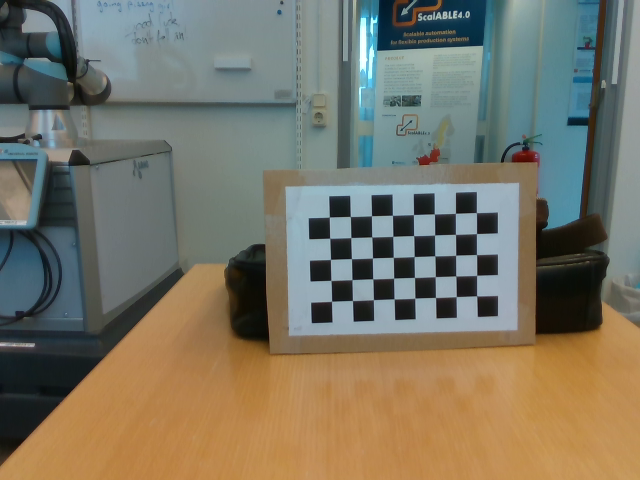
#> input picture oskars_wacky_testbed/real_sense_camera/images_real_sense/image0.png, 640 x 480 px; its folder holds 4 pictures in this run
$ python camera_calibration_class_test.py
#> lines starting #> are read from the running program, lines starting #| are printed output that depends on the picture; after the words box and inside, x2 and y2 are one past the last pixel; in counts of white or black regions, pixels touching at a corner belong together
### oskars_wacky_testbed/real_sense_camera/Calibrator.py
import numpy as np
import cv2


class Calibrator(object):

    def __init__(self, chessboard_size, square_size_mm):

        self.chessboard_x = chessboard_size[0]
        self.chessboard_y = chessboard_size[1]
        self.chessboard_size = chessboard_size
        self.size_of_a_square = square_size_mm


        # Calibration Settings

        # termination criteria for finding good corners
        self.criteria = (cv2.TERM_CRITERIA_EPS + cv2.TERM_CRITERIA_MAX_ITER, 30, 0.001)

        # prepare object points, like (0,0,0), (1,0,0), (2,0,0) ....,(6,5,0)
        self.objp = np.zeros((self.chessboard_y * self.chessboard_x, 3), np.float32)
        self.objp[:, :2] = (self.size_of_a_square*np.mgrid[0:self.chessboard_x, 0:self.chessboard_y]).T.reshape(-1, 2)
        # objp[:, :2] = (size_of_a_square * np.mgrid[0:7, 0:6]).T.reshape(-1, 2)

        # Arrays to store object points and image points from all the images.
        self.obj_points = []  # 3d point in real world space, World points?
        self.img_points = []  # 2d points in image plane.

        # Intrinsic Parameters
        self.distortion_coefficients = []
        self.rotation_vectors = []
        self.translation_vectors = []
        self.camera_matrix = []

        # Extrinsic Matrix
        self.extrinsic_rotation_matrix = []
        self.extrinsic_translation_vector = []

    # [6 lines left out: function reset_settings, not called in this run]

    # finds the 2d and 3d points of the chessboard and stores the points
    def update_chessboard_points(self, img):
        # cv2.imshow('test', img)
        # cv2.waitKey(0)
        gray_img = cv2.cvtColor(img, cv2.COLOR_RGB2GRAY)
        found_pattern, corners = cv2.findChessboardCorners(
            image=gray_img,
            patternSize=self.chessboard_size
        )

        if found_pattern:
            self.obj_points.append(self.objp)
            # find 'clean' corner
            clean_corners = cv2.cornerSubPix(
                image=gray_img,
                corners=corners,
                winSize=(11, 11),
                zeroZone=(-1, -1),
                criteria=self.criteria
            )
            self.img_points.append(clean_corners)
            cv2.drawChessboardCorners(
                image=img,
                patternSize=self.chessboard_size,
                corners=clean_corners,
                patternWasFound=found_pattern
            )
            return img

        else:
            return img

    # [13 lines left out: function calibrate_extrinsic, not called in this run]

    def calibrate_intrinsic(self, img, debug=False):
        if not self.obj_points:
            return Exception("Find chessboard points first")

        height, width = img.shape[:2]
        image_size = (width, height)

        ret, camera_matrix, distortion, rotation_vectors, translation_vectors = cv2.calibrateCamera(
            objectPoints=self.obj_points,
            imagePoints=self.img_points,
            imageSize=image_size,
            cameraMatrix=None,
            distCoeffs=None)

        if debug:
            print("Camera Calibrated: ", ret)
            print("Camera Matrix: ", camera_matrix)
            print("Camera Distortion: ", distortion)
            print("Camera Rotation: ", rotation_vectors)
            print("Camera Translation: ", translation_vectors)
            print("Object Points: ", len(self.obj_points))

        optimised_matrix, roi = cv2.getOptimalNewCameraMatrix(
            cameraMatrix=camera_matrix,
            distCoeffs=distortion,
            imageSize=image_size,
            alpha=1,
            newImgSize=image_size
        )

        image_undistorted = cv2.undistort(
            src=img,
            cameraMatrix=camera_matrix,
            distCoeffs=distortion,
            dst=None,
            newCameraMatrix=optimised_matrix
        )
        x, y, w, h, = roi
        image_undistorted = image_undistorted[y:y+h, x:x+w]

        self.camera_matrix = optimised_matrix
        self.distortion_coefficients = distortion
        self.rotation_vectors = rotation_vectors
        self.translation_vectors = translation_vectors

        return image_undistorted

    # [16 lines left out: function find_error, not called in this run]

    def save_calibration(self, path):
        e_path = f"{path}_extrinsic"
        i_path = f"{path}_intrinsic"
        np.savez(
            file=i_path,
            matrix=self.camera_matrix,
            distortion=self.distortion_coefficients,
            rotation_vectors=self.rotation_vectors,
            translation_vectors=self.translation_vectors,
        )
        np.savez(
            file=e_path,
            rotation_matrix=self.extrinsic_rotation_matrix,
            translation_vector=self.extrinsic_translation_vector
        )

    # [11 lines left out: function load_calibration, not called in this run]

### oskars_wacky_testbed/real_sense_camera/camera_calibration_class_test.py
from Calibrator import Calibrator
import cv2
import glob
import os

def main():
    chessboard_size = (5,8)
    chessboard_square_size = 20
    calibrator = Calibrator(chessboard_size, chessboard_square_size)

    calibartion_images = glob.glob('/home/oskarlarsson/Documents/Programs/Python_tests/real_sense_camera/images_real_sense/*.png')


    for calibration_image in calibartion_images:
        current_image = cv2.imread(calibration_image)
#> current_image is the input picture: shape (480, 640, 3); mean B, G, R 101.2, 116.7, 120.5
        chess_image = calibrator.update_chessboard_points(current_image)
#> in update_chessboard_points, `gray_img = cv2.cvtColor(img, cv2.COLOR_RGB2GRAY)`:
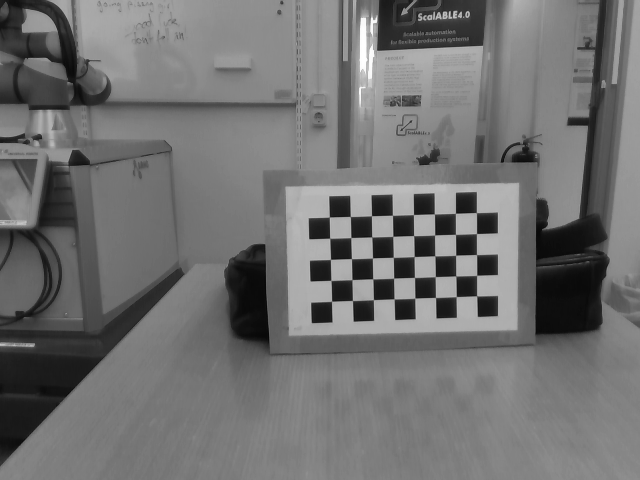
#> gray_img: shape (480, 640); min 6, max 254, mean 112.5
#> in update_chessboard_points, `found_pattern, corners = cv2.findChessboardCorners( image=gray_img, pa..`: found_pattern = True; corners = 40 rows, first 8: [331.6, 301.2], [330.9, 280.4], [330.5, 259.4], [329.6, 238.2], [329.4, 216.9], [352.4, 300.5], [352, 279.5], [351.4, 258.6]
#> in update_chessboard_points, `clean_corners = cv2.cornerSubPix( image=gray_img, corners=corners, win..`: clean_corners = 40 rows, first 8: [331.5, 301.3], [331, 280.4], [330.5, 259.5], [329.7, 238.3], [329.3, 217.1], [352.5, 300.5], [351.9, 279.7], [351.5, 258.7]
#> in update_chessboard_points, `cv2.drawChessboardCorners( image=img, patternSize=self.chessboard_size..`:
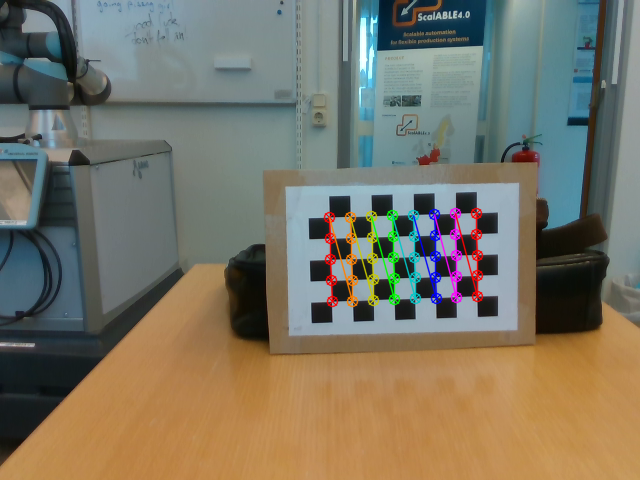
#> img: shape (480, 640, 3); 2.2% of pixels changed, all inside (x1, y1, x2, y2) = (323, 207, 484, 308)
        cv2.imshow('image', chess_image)
        if cv2.waitKey(20) & 0xFF == ord('q'):
#> (key q is pressed here)
            continue
#> pass 2 of the loop in main, `for calibration_image in calibartion_images:`:
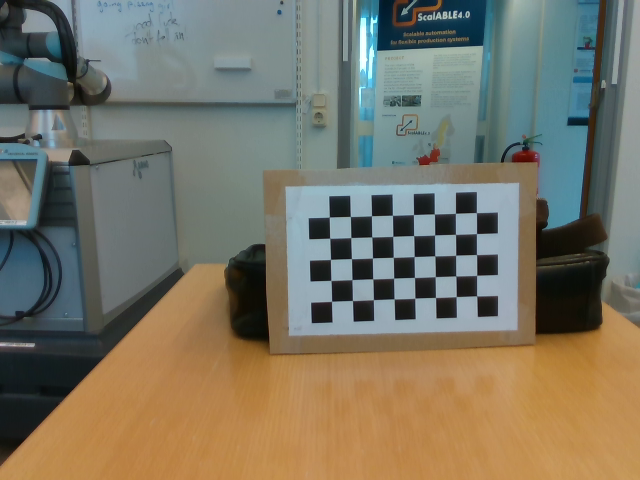
#> input picture oskars_wacky_testbed/real_sense_camera/images_real_sense/image1.png, 640 x 480 px
#> in main, current_image is the input picture: shape (480, 640, 3); mean B, G, R 100.9, 116.5, 120.5
#> in update_chessboard_points (call 2), `gray_img = cv2.cvtColor(img, cv2.COLOR_RGB2GRAY)`:
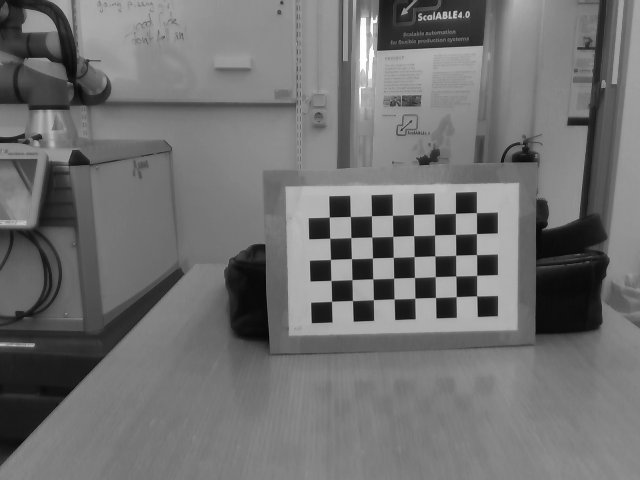
#> gray_img: shape (480, 640); min 6, max 254, mean 112.3
#> corners = 40 rows, first 8: [331.6, 301.3], [330.8, 280.4], [330.5, 259.3], [329.6, 238.2], [329.4, 216.9], [352.4, 300.5], [352, 279.5], [351.4, 258.6]
#> clean_corners = 40 rows, first 8: [331.5, 301.3], [331, 280.5], [330.5, 259.5], [329.7, 238.3], [329.3, 217.1], [352.4, 300.6], [351.9, 279.6], [351.5, 258.7]
#> in update_chessboard_points (call 2), `cv2.drawChessboardCorners( image=img, patternSize=self.chessboard_size..`:
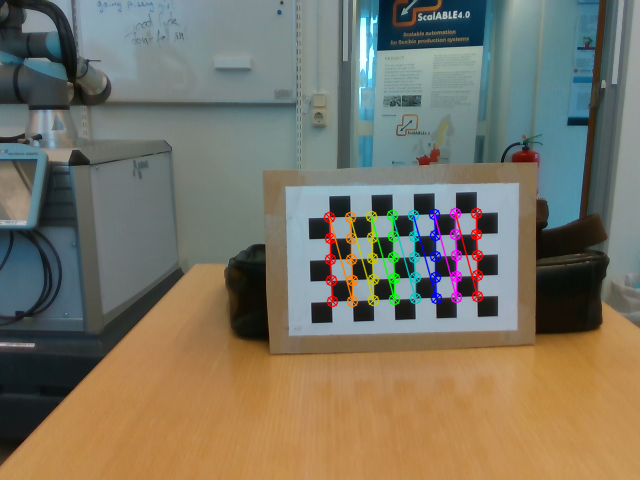
#> img: shape (480, 640, 3); 2.2% of pixels changed, all inside (x1, y1, x2, y2) = (323, 207, 484, 308)
#> (key Esc is pressed here)
#> pass 3 of the loop in main, `for calibration_image in calibartion_images:`:
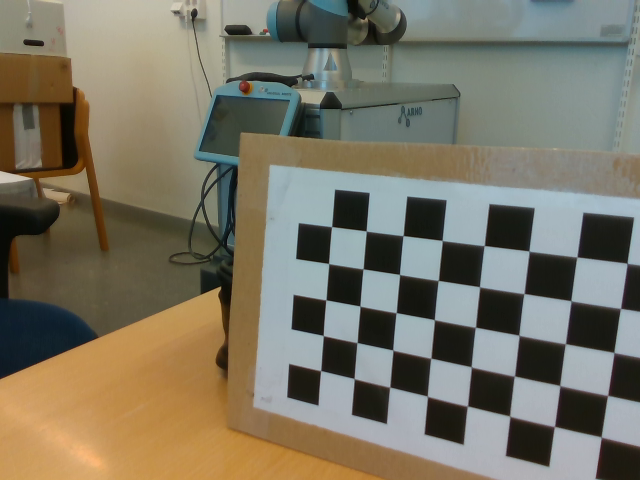
#> input picture oskars_wacky_testbed/real_sense_camera/images_real_sense/image10.png, 640 x 480 px
#> in main, current_image is the input picture: shape (480, 640, 3); mean B, G, R 100.3, 116.6, 121.6
#> in update_chessboard_points (call 3), `gray_img = cv2.cvtColor(img, cv2.COLOR_RGB2GRAY)`:
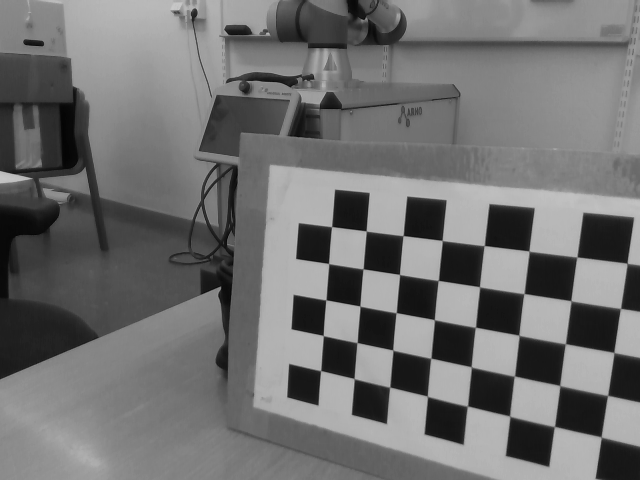
#> gray_img: shape (480, 640); min 4, max 202, mean 112.3
#> corners = 40 rows, first 8: [320.6, 370.6], [323.4, 335.6], [325.8, 299.7], [328.5, 263.4], [331.6, 226.4], [354.1, 378.6], [357, 342.5], [359.8, 306.1]
#> clean_corners = 40 rows, first 8: [320.7, 370.7], [323.3, 335.6], [325.9, 299.9], [328.7, 263.6], [331.6, 226.6], [354.2, 378.7], [357.1, 342.6], [360, 306.2]
#> in update_chessboard_points (call 3), `cv2.drawChessboardCorners( image=img, patternSize=self.chessboard_size..`:
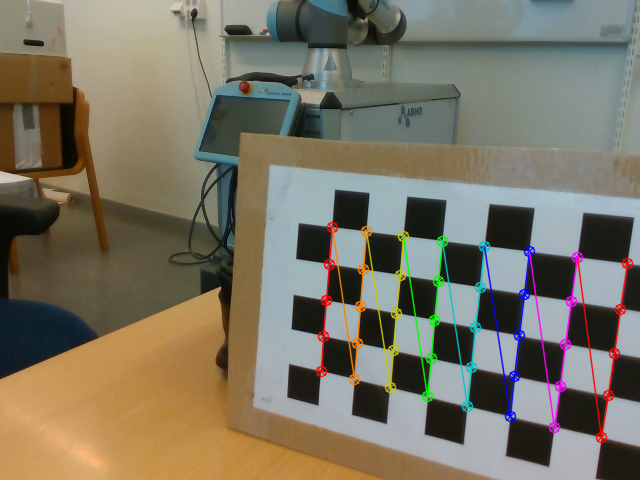
#> img: shape (480, 640, 3); 3.46% of pixels changed, all inside (x1, y1, x2, y2) = (315, 221, 634, 444)
#> the loop made 4 passes; the first 3 are shown


    # [13 lines of commented-out code are left out]
    calibrated_image = calibrator.calibrate_intrinsic(img=current_image)
#> in calibrate_intrinsic, `height, width = img.shape[:2]`: height = 480; width = 640
#> in calibrate_intrinsic, `image_size = (width, height)`: image_size = (640, 480)
#> in calibrate_intrinsic, `image_undistorted = cv2.undistort( src=img, cameraMatrix=camera_matrix..`:
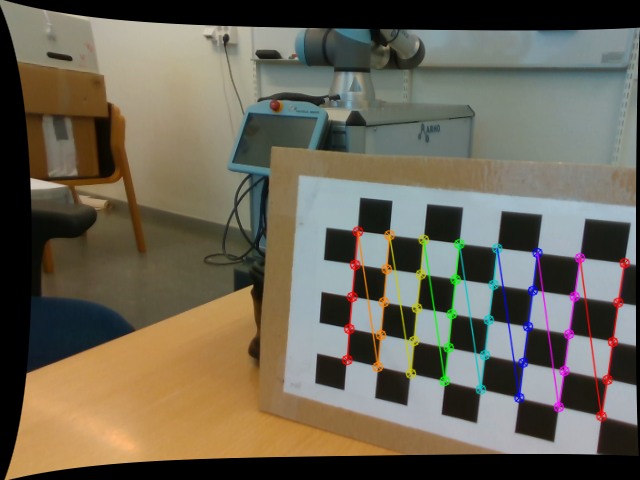
#> image_undistorted: shape (480, 640, 3); mean B, G, R 85.2, 100.4, 106.4
#> in calibrate_intrinsic, `image_undistorted = image_undistorted[y:y+h, x:x+w]`:
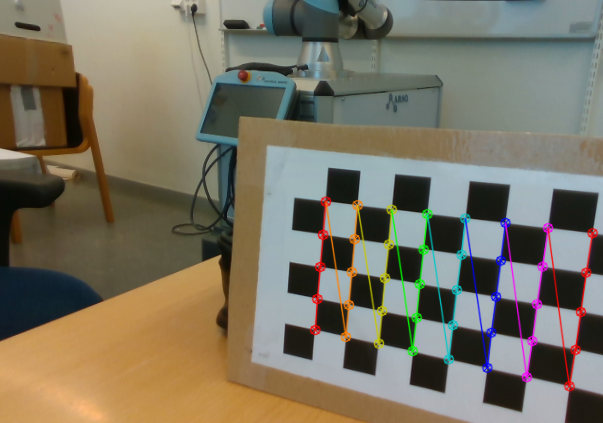
#> image_undistorted: shape (423, 603, 3); mean B, G, R 98.5, 115.4, 121.6
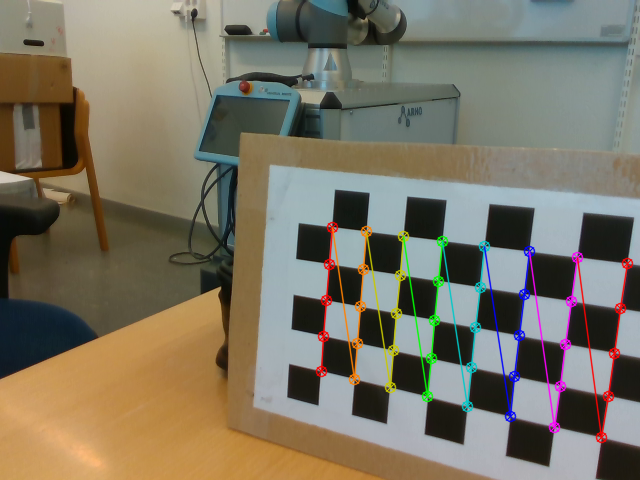
#> current_image: shape (480, 640, 3); mean B, G, R 99.9, 116.4, 122.3
    cv2.imshow("Calibrated", calibrated_image)
    cv2.waitKey(0)
    print("Calibration pre-save ", calibrator.camera_matrix)

    # Save n Load calibration matrix
    save_path = "calibrations/matrix2"


    CHECK_DIR = os.path.isdir(save_path.split('/')[0])


    if not CHECK_DIR:
        os.makedirs(save_path.split('/')[0])
        print(f'"{save_path}" Directory is created')

    else:
        print(f'"{save_path}" Directory already Exists.')

    calibrator.save_calibration(path=save_path)

    calibrator.find_error()
    cv2.destroyAllWindows()

if __name__=='__main__':
#> (the run stopped early here; a loop or call above may not have finished)
